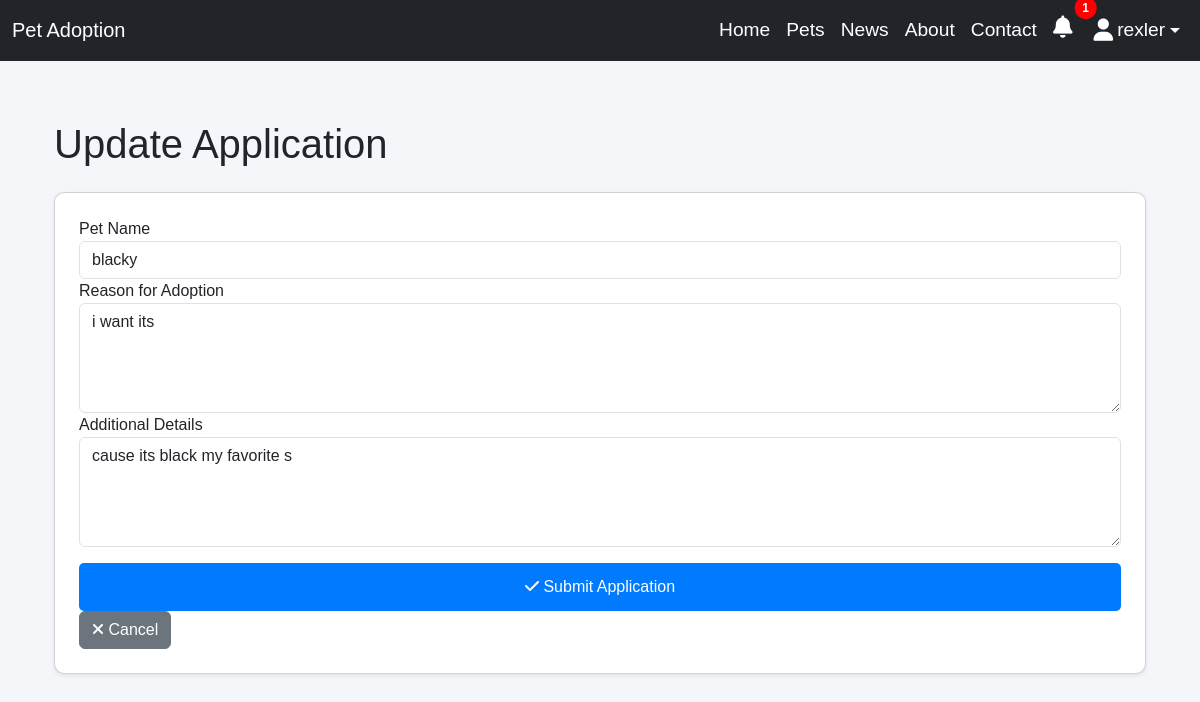
Screenshot of /adoptions/1/update/ (signed in) with the database file from the repository.
### accounts/models.py (models this page shows, shortened)
class CustomUser(AbstractUser):
    age = models.IntegerField(null=True, blank=True)
    gender = models.CharField(max_length=10,  choices=[
            ('Male', 'Male'),
            ('Female', 'Female'),
            ('Other', 'Other'),
        ],)
    phone_number = models.CharField(max_length=15)
    image = models.ImageField(upload_to='profile_images/', blank=True, null=True, default='profile_images/default_profile.jpg')

### app/models.py (models this page shows, shortened)
class AdoptionApplication(models.Model):
    pet = models.ForeignKey(Pet, on_delete=models.CASCADE)
    user = models.ForeignKey(settings.AUTH_USER_MODEL, on_delete=models.CASCADE)
    reason_for_adoption = models.TextField()
    additional_details = models.TextField(blank=True, null=True)
    created_at = models.DateTimeField(auto_now_add=True)
    status = models.CharField(max_length=20, choices=[
        ('PENDING', 'Pending'),
        ('APPROVED', 'Approved'),
        ('DENIED', 'Denied')
    ], default='PENDING')
    approved_by = models.ForeignKey(
        settings.AUTH_USER_MODEL,
        null=True, blank=True,
        on_delete=models.SET_NULL,
        related_name="approved_applications"
    )

class Pet(models.Model):
    name = models.CharField(max_length=100)
    animal = models.CharField(max_length=50)
    breed = models.CharField(max_length=50)
    age = models.IntegerField()
    description = models.TextField()
    post_image = models.ImageField(upload_to='pets/')
    owner = models.ForeignKey(settings.AUTH_USER_MODEL, null=True, blank=True, on_delete=models.SET_NULL)
    is_adopted = models.BooleanField(default=False)

### app/views.py (the view, shortened to what this page needs)
# urls.py: path('adoptions/<int:pk>/update/', AdoptionApplicationUpdateView.as_view(), name='adoption_application_update'),
class AdoptionApplicationUpdateView(LoginRequiredMixin, UpdateView):
    model = AdoptionApplication
    template_name = 'applicant/adoption_application_update.html'
    fields = ['reason_for_adoption', 'additional_details']
    def get_object(self, queryset=None):
        return get_object_or_404(AdoptionApplication, pk=self.kwargs['pk'])
    def get_context_data(self, **kwargs):
        context = super().get_context_data(**kwargs)
        application = self.get_object()
        context['application'] = application  # Pass the application to the context
        context['pet'] = application.pet  # Get the pet associated with the application
        return context

### app/context_processors.py (called while the page is built)
def notification_count(request):
    if request.user.is_authenticated:
        unread_count = Notification.objects.filter(
            Q(sender=request.user) | Q(recipient=request.user),
            is_read=False
        ).count()
    else:
        unread_count = 0
    return {'unread_notifications_count': unread_count}

### app/templates/applicant/adoption_application_update.html (shortened to what this page needs)
{% extends 'app/base.html' %}
{% block content %}
<div class="container mt-4">
    <h1 class="mb-4">Update Application</h1>
    <div class="card shadow-sm p-4">
    <form action="{% url 'adoption_application_update' pk=application.pk %}" method="post">
            <div class="form-group">
                <label for="pet">Pet Name</label>
                <input type="text" class="form-control" id="pet" value="{{ application.pet.name }}" readonly>
            </div>
            <div class="form-group">
                <label for="id_reason_for_adoption">Reason for Adoption</label>
                <textarea class="form-control" id="id_reason_for_adoption" name="reason_for_adoption" rows="4">{{ form.reason_for_adoption.value }}</textarea>
            </div>
            <div class="form-group">
                <label for="id_additional_details">Additional Details</label>
                <textarea class="form-control" id="id_additional_details" name="additional_details" rows="4">{{ form.additional_details.value }}</textarea>
            </div>
            <div class="mt-3">
                <button type="submit" class="btn btn-success"><i class="fas fa-check"></i> Submit Application</button>
                <a href="{% url 'adoption_application_list' %}" class="btn btn-secondary"><i class="fas fa-times"></i> Cancel</a>
            </div>
        </form>
    </div>
</div>
{% endblock content %}

### app/templates/app/base.html (shortened to what this page needs)
<!DOCTYPE html>
{% load static %}
<html lang="en">
<head>
    <link rel="stylesheet" href="https://cdn.jsdelivr.net/npm/bootstrap@5.3.0/dist/css/bootstrap.min.css">
    <link rel="stylesheet" href="https://cdnjs.cloudflare.com/ajax/libs/font-awesome/6.4.2/css/all.min.css">
    <link rel="stylesheet" href="{% static 'css/base.css' %}">
</head>
<body>
    <nav class="navbar navbar-expand-lg navbar-dark bg-dark fixed-top">
        <div class="container-fluid">
            <a class="navbar-brand" href="{% url 'pet_list' %}">Pet Adoption</a>
            <div class="collapse navbar-collapse" id="navbarNav">
                <ul class="navbar-nav ms-auto">
                    <li class="nav-item">
                        <a class="nav-link active" href="{% url 'home' %}">Home</a>
                    </li>
                    <li class="nav-item">
                        <a class="nav-link" href="{% url 'pet_list' %}">Pets</a>
                    </li>
                    <li class="nav-item">
                        <a class="nav-link" href="{% url 'post_list' %}">News</a>
                    </li>
                    <li class="nav-item">
                        <a class="nav-link" href="{% url 'about' %}">About</a>
                    </li>
                    <li class="nav-item">
                        <a class="nav-link" href="{% url 'contact' %}">Contact</a>
                    </li>
                    <li class="nav-item">
                        <a class="nav-link position-relative" href="{% url 'notification_list' %}">
                            <i class="fas fa-bell"></i>
                            {% if unread_notifications_count > 0 %}
                            <span class="badge badge-danger position-absolute top-0 start-100 translate-middle">
                                {{ unread_notifications_count }}
                            </span>
                            {% endif %}
                        </a>
                    </li>
                    {% if user.is_authenticated %}
                    <li class="nav-item dropdown">
                        <a class="nav-link dropdown-toggle d-flex align-items-center" href="#" id="userDropdown" role="button" data-bs-toggle="dropdown" aria-expanded="false">
                            {% if user.profile.image %}
                                <img src="{{ user.profile.image.url }}" alt="Profile" class="rounded-circle me-1" width="30" height="30">
                            {% else %}
                                <i class="fas fa-user me-1"></i>
                            {% endif %}
                            {{ user.username }}
                        </a>
                    </li>
                    {% endif %}
                </ul>
            </div>
        </div>
    </nav>
    <div class="container mt-5 pt-5">
        {% block content %}
        {% endblock %}
    </div>
</body>
</html>

### static/css/base.css (style rules this page uses)
body { font-family: 'Arial', sans-serif; background-color: #f4f6f9; margin: 0; padding: 0; }
a { text-decoration: none; color: inherit; }
.nav-link { color: white !important; font-size: 1.2rem; display: flex; align-items: center; position: relative; padding-right: 20px; }
.nav-link i { font-size: 1.4rem; margin-right: 5px; }
.badge-danger { background-color: red; color: white; font-size: 0.75rem; padding: 5px 8px; border-radius: 50%; }
.card { border-radius: 10px; overflow: hidden; }
button[type="submit"] { padding: 12px 20px; font-size: 1rem; background-color: #007bff; color: white; border: none; border-radius: 5px; cursor: pointer; width: 100%; transition: background-color 0.3s; }

### rows the page displays
CustomUser: username "rexler"
AdoptionApplication: pet.name "blacky", reason_for_adoption "i want its", additional_details "cause its black my favorite s"

### other values shown
{{ unread_notifications_count }} "1"
